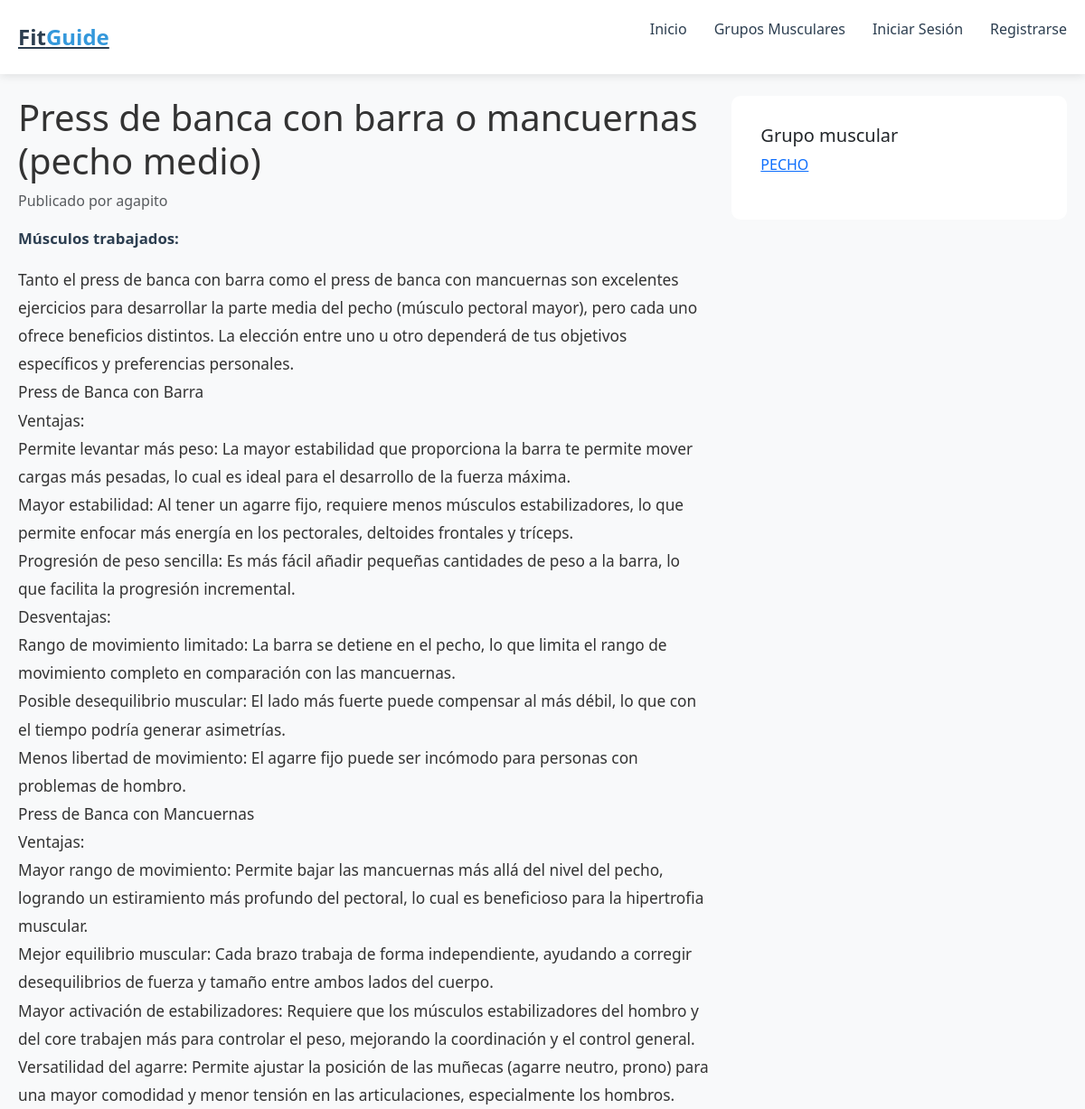
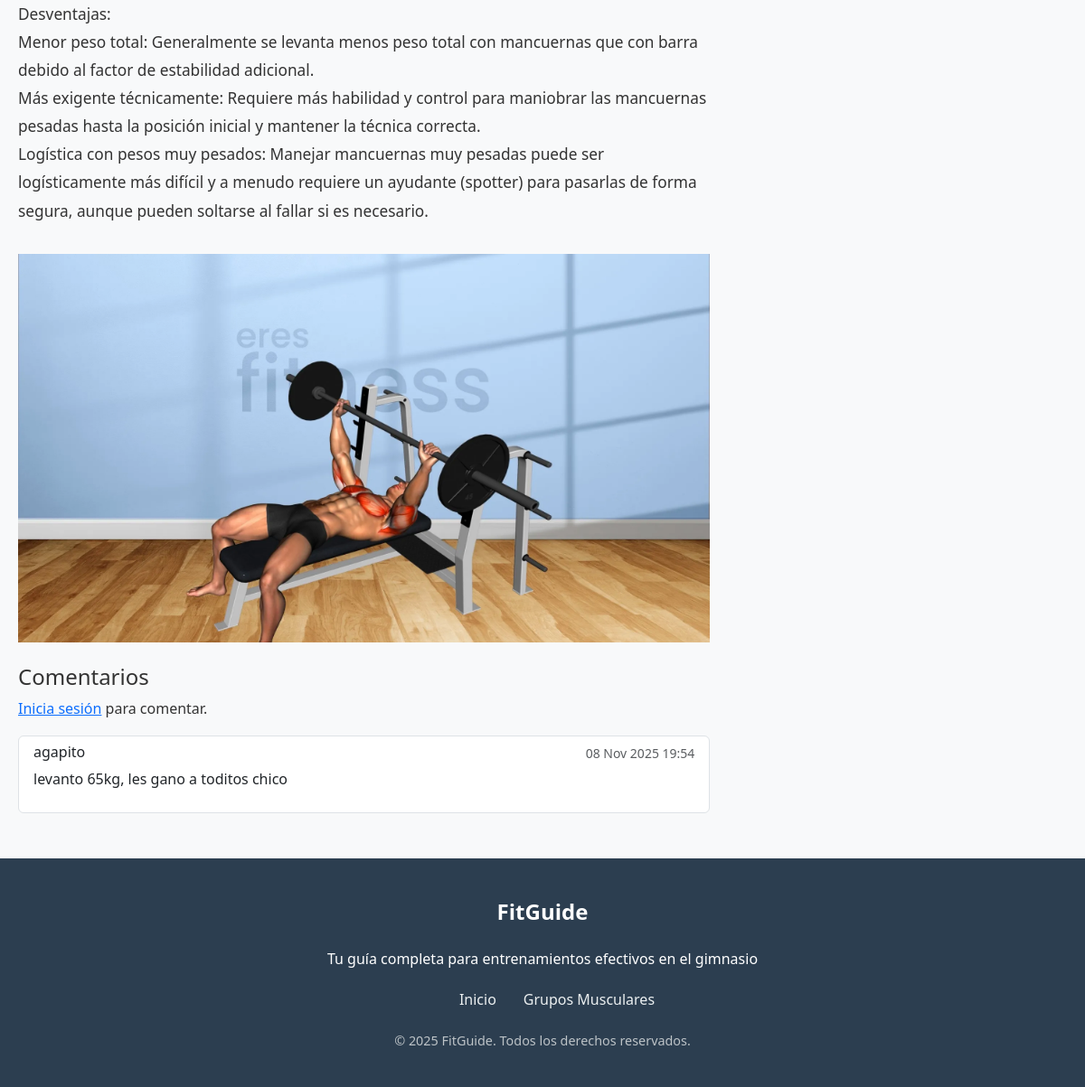
/ejercicio/25/, run on the app's committed database (2 pictures, top to bottom).
### workout_app/models.py (models this page shows, shortened)
class Ejercicio(models.Model):
    author = models.ForeignKey(settings.AUTH_USER_MODEL, on_delete=models.CASCADE, related_name='ejercicios', null=True, blank=True)
    nombre = models.CharField(max_length=200)
    descripcion = models.TextField(blank=True)
    grupo_muscular = models.ForeignKey(GrupoMuscular, on_delete=models.CASCADE, related_name='ejercicios')
    musculos_trabajados = models.CharField(max_length=200)
    imagen = models.ImageField(upload_to='ejercicios/', blank=True, null=True)
    imagen_url = models.URLField(blank=True, null=True)
    orden = models.IntegerField(default=0)
    class Meta:
        ordering = ['grupo_muscular', 'orden']

class GrupoMuscular(models.Model):
    nombre = models.CharField(max_length=100)
    descripcion = models.TextField()
    imagen = models.ImageField(upload_to='grupos_musculares/', blank=True, null=True)
    imagen_url = models.URLField(blank=True, null=True)
    orden = models.IntegerField(default=0)
    class Meta:
        verbose_name_plural = "Grupos Musculares"
        ordering = ['orden']
    def get_absolute_url(self):
        return reverse('grupo_muscular_detalle', kwargs={'pk': self.pk})

class Comment(models.Model):
    author = models.ForeignKey(settings.AUTH_USER_MODEL, on_delete=models.CASCADE, related_name='comments')
    ejercicio = models.ForeignKey(Ejercicio, on_delete=models.CASCADE, related_name='comentarios')
    content = models.TextField()
    created_at = models.DateTimeField(auto_now_add=True)
    updated_at = models.DateTimeField(auto_now=True)
    class Meta:
        ordering = ['-created_at']

### workout_app/views.py (the view)
# urls.py: path('ejercicio/<int:pk>/', views.EjercicioDetailView.as_view(), name='ejercicio_detalle'),
class EjercicioDetailView(DetailView):
    model = Ejercicio
    template_name = 'ejercicio_detail.html'
    context_object_name = 'ejercicio'

### templates/ejercicio_detail.html (shortened to what this page needs)
{% extends 'base.html' %}
{% block content %}
<section class="container mt-4">
    <div class="row">
        <div class="col-md-8">
            <h1>{{ ejercicio.nombre }}</h1>
            <p class="text-muted">Publicado por {% if ejercicio.author %}{{ ejercicio.author.username }}{% else %}Anónimo{% endif %}</p>
            <p class="ejercicio-muscles"><strong>Músculos trabajados:</strong> {{ ejercicio.musculos_trabajados }}</p>
            <div class="ejercicio-body mt-3">{{ ejercicio.descripcion|linebreaks }}</div>
            {% if ejercicio.imagen %}
                <img src="{{ ejercicio.imagen.url }}" alt="{{ ejercicio.nombre }}" class="img-fluid mt-3">
            {% elif ejercicio.imagen_url %}
                <img src="{{ ejercicio.imagen_url }}" alt="{{ ejercicio.nombre }}" class="img-fluid mt-3">
            {% endif %}
        </div>
        <div class="col-md-4">
            <div class="card">
                <div class="card-body">
                    <h5 class="card-title">Grupo muscular</h5>
                    <p><a href="{{ ejercicio.grupo_muscular.get_absolute_url }}">{{ ejercicio.grupo_muscular.nombre }}</a></p>
                </div>
            </div>
        </div>
    </div>
</section>
<section class="container mt-4">
    <div class="row">
        <div class="col-md-8">
            <h4>Comentarios</h4>
            {% if user.is_authenticated %}
            <form action="{% url 'comentario_nuevo' ejercicio.pk %}" method="post" class="mb-4">
                {% csrf_token %}
                <div class="mb-2">
                    <textarea name="content" rows="3" class="form-control" placeholder="Escribe un comentario..."></textarea>
                </div>
                <button class="btn btn-primary btn-sm">Comentar</button>
            </form>
            {% else %}
            <p><a href="{% url 'login' %}?next={{ request.path }}">Inicia sesión</a> para comentar.</p>
            {% endif %}
            <div class="list-group">
                {% for comentario in ejercicio.comentarios.all %}
                <div class="list-group-item">
                    <div class="d-flex w-100 justify-content-between">
                        <h6 class="mb-1">{{ comentario.author.username }}</h6>
                        <small class="text-muted">{{ comentario.created_at|date:"d M Y H:i" }}</small>
                    </div>
                    <p class="mb-1">{{ comentario.content|linebreaks }}</p>
                </div>
                {% empty %}
                <p>No hay comentarios todavía.</p>
                {% endfor %}
            </div>
        </div>
    </div>
</section>
{% endblock %}

### static/css/styles.css (style rules this page uses)
* { margin: 0; padding: 0; box-sizing: border-box; font-family: 'Segoe UI', Tahoma, Geneva, Verdana, sans-serif; }
body { background-color: #f8f9fa; color: #333; line-height: 1.6; }
.container { max-width: 1200px; margin: 0 auto; padding: 0 20px; }
.ejercicio-muscles { color: #2c3e50; font-size: 1.05rem; font-weight: 600; margin-bottom: 0.5rem; }
.ejercicio-body { font-size: 1.08rem; line-height: 1.8; color: #333; }

### static/css/forms.css (style rules this page uses)
.card { border: none; border-radius: 10px; overflow: hidden; }
.card-body { padding: 2rem; }

### data on the page
Ejercicio: nombre "Press de banca con barra o mancuernas (pecho medio)", author.username "agapito", descripcion "Tanto el press de banca con barra como el press de banca con mancuernas son excelentes ejercicios para desarrollar la parte media del pecho (músculo pectoral mayor), pero cada uno ofrece beneficios distintos. La elección entre uno u otro dependerá de tus objetivos específicos y preferencias personales. Press de Banca con Barra Ventajas: Permite levantar más peso: La mayor estabilidad que proporciona la barra te permite mover cargas más pesadas, lo cual es ideal para el desarrollo de la fuerza máxima. Mayor estabilidad: Al tener un agarre fijo, requiere menos músculos estabilizadores, lo que permite enfocar más energía en los pectorales, deltoides frontales y tríceps. Progresión de peso…", imagen (picture), grupo_muscular.nombre "PECHO"
Comment: author.username "agapito", created_at "08 Nov 2025 19:54", content "levanto 65kg, les gano a toditos chico"
